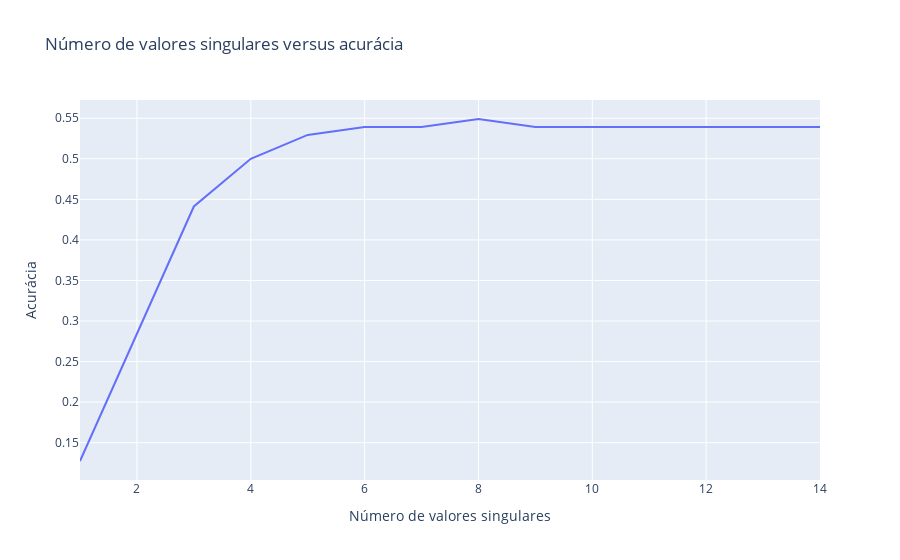

Notebook code for this chart:
### Markdown cell above
![image.png](attachment:image.png)

### Code cell
acc_list = []
r_list = []

for r in range(1, quant_max_features+1):
    new_X_train, new_X_test = red_dim(r)
    knn  = KNeighborsClassifier(n_neighbors=4) #Mahalanobis testar , metric='mahalanobis'
    knn.fit(new_X_train, y_train.values.ravel()) # precisa centralizar y ?

    predictions = knn.predict(new_X_test)

    acc=accuracy_score(y_test, predictions)
    acc_list.append(acc)
    r_list.append(r)

fig = px.line(x=r_list, y=acc_list, title='Número de valores singulares versus acurácia')
fig.update_layout(
    xaxis_title="Número de valores singulares",
    yaxis_title="Acurácia"
)
fig.show()

### Figure 1 — Plotly figure (JSON) as saved in the notebook; plotly's stock layout.template omitted (floating-point values rounded to 4 significant figures)
{"data": [{"hovertemplate": "x=%{x}<br>y=%{y}<extra></extra>", "legendgroup": "", "line": {"color": "#636efa", "dash": "solid"}, "mode": "lines", "name": "", "orientation": "v", "showlegend": false, "type": "scatter", "x": [1, 2, 3, 4, 5, 6, 7, 8, 9, 10, 11, 12, 13, 14], "xaxis": "x", "y": [0.1275, 0.2843, 0.4412, 0.5, 0.5294, 0.5392, 0.5392, 0.549, 0.5392, 0.5392, 0.5392, 0.5392, 0.5392, 0.5392], "yaxis": "y"}], "layout": {"legend": {"tracegroupgap": 0}, "title": {"text": "Número de valores singulares versus acurácia"}, "xaxis": {"anchor": "y", "domain": [0, 1], "title": {"text": "Número de valores singulares"}}, "yaxis": {"anchor": "x", "domain": [0, 1], "title": {"text": "Acurácia"}}}}
